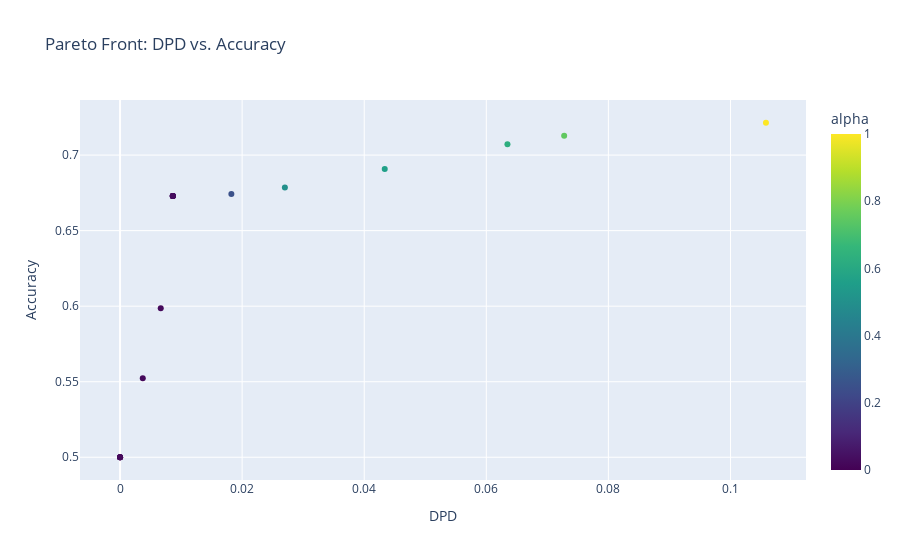

This figure's notebook cell:
### Code cell
# Create interactive Plotly plot
fig = px.scatter(
    plot_df,
    x='DPD',
    y='Accuracy',
    color='alpha',
    color_continuous_scale='Viridis',
    size_max=15,
    hover_data={'alpha': True, 'DPD': True, 'Accuracy': True},
    title='Pareto Front: DPD vs. Accuracy'
)
fig.update_traces(marker=dict(line_width=0))
fig.show()

### Figure 1 — Plotly figure (JSON) as saved in the notebook; plotly's stock layout.template omitted (floating-point values rounded to 4 significant figures)
{"data": [{"customdata": [[0.0], [0.01562], [0.01953], [0.02148], [0.02197], [0.02246], [0.02252], [0.02258], [0.02271], [0.02295], [0.02344], [0.03125], [0.25], [0.5], [0.5625], [0.625], [0.75], [1.0], [0.02248]], "hovertemplate": "DPD=%{x}<br>Accuracy=%{y}<br>alpha=%{marker.color}<extra></extra>", "legendgroup": "", "marker": {"color": [0.0, 0.01562, 0.01953, 0.02148, 0.02197, 0.02246, 0.02252, 0.02258, 0.02271, 0.02295, 0.02344, 0.03125, 0.25, 0.5, 0.5625, 0.625, 0.75, 1.0, 0.02248], "coloraxis": "coloraxis", "line": {"width": 0}, "symbol": "circle"}, "mode": "markers", "name": "", "orientation": "v", "showlegend": false, "type": "scatter", "x": [0.0, 0.0, 0.0, 0.0, 0.003722, 0.006666, 0.008641, 0.008641, 0.008641, 0.008641, 0.008641, 0.008641, 0.01823, 0.027, 0.04336, 0.06346, 0.07275, 0.1058, 0.0], "xaxis": "x", "y": [0.5, 0.5, 0.5, 0.5, 0.5522, 0.5986, 0.6729, 0.6729, 0.6729, 0.6729, 0.6729, 0.6729, 0.6743, 0.6786, 0.6907, 0.7071, 0.7128, 0.7214, 0.5], "yaxis": "y"}], "layout": {"coloraxis": {"colorbar": {"title": {"text": "alpha"}}, "colorscale": [[0, "#440154"], [0.1111, "#482878"], [0.2222, "#3e4989"], [0.3333, "#31688e"], [0.4444, "#26828e"], [0.5556, "#1f9e89"], [0.6667, "#35b779"], [0.7778, "#6ece58"], [0.8889, "#b5de2b"], [1, "#fde725"]]}, "legend": {"tracegroupgap": 0}, "title": {"text": "Pareto Front: DPD vs. Accuracy"}, "xaxis": {"anchor": "y", "domain": [0, 1], "title": {"text": "DPD"}}, "yaxis": {"anchor": "x", "domain": [0, 1], "title": {"text": "Accuracy"}}}}
